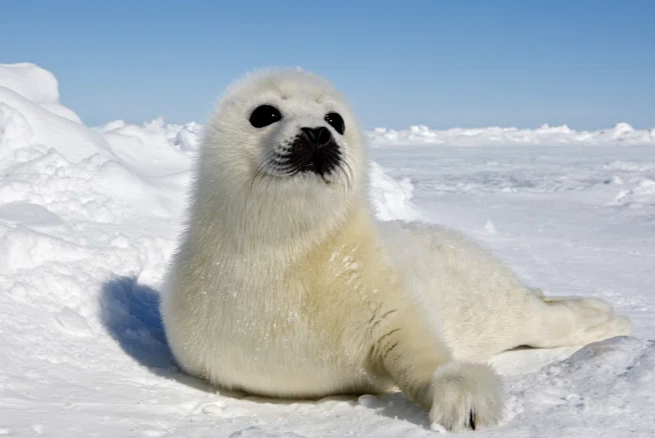
#> input picture M6/images/og/seal.png, 1310 x 876 px (shown at 1/2 size)
$ jupyter execute module-6-asssignment-2.ipynb
#> lines starting #> are read from the running program, lines starting #| are printed output that depends on the picture
# 1. Least Significant Bit
---------------
Write a program that implements the least significant bit (LBS) algorithm to encode a text based message into an image file.

Keep the following requirements in mind:

- Limit your solution to PNG formatted images
- Begin to encode the text at the first pixel
- Check that you image contains enough bytes to encode the data
- Factor your code to run as both a standalone program and a module

Provide an example of using your code in a Jupyter notebook that shows the original image, the encoded image, and the extracted message. Please include the images required to run in in the directory.

Post an image with an hidden message to #showcase. Do not encrypt the message.

### Solution

Goal: Encode a text message into a PNG image by hiding each bit of the text in the least significant bits (LSB) of the image's pixel values.

#### Code:
- **Encoding**: Message converted to binary (8-bit ASCII binary for each character). The significant bit of each pixel component is modified to match these bits.
- **Decoding**: The least significant bits from each component is read and the original message is reconstructed.
- **Termination**: Adds a null byte ('00000000') at the end of the encoded message as a terminator.

[cell 1]
import numpy as np
from PIL import Image
import matplotlib.pyplot as plt


class LSBEncoder:
    def __init__(self, image_path):
#> called with image_path = 'images/og/seal.png'
        self.image = Image.open(image_path)
#> self.image is the input picture: PIL image 1310x876 RGBA; mean R, G, B, A 174.8, 183.9, 189.9, 255
        self.pixels = np.array(self.image)
        self.height, self.width, _ = self.pixels.shape
#> self.height = 876; self.width = 1310

    def text_to_bits(self, text):
        '''
        This function converts a string of text into a sequence of binary bits.

        Input:
            text (str): The message to be encoded

        Returns:
            binary_text (str): the text in binary
        '''
        in_bin = [format(ord(c), '08b') for c in text]
        binary_text = ''.join(in_bin)
        return binary_text

    def bits_to_text(self, bits):
        '''
        This function converts a sequence of binary bits back into readable text.

        Input:
            bits (str): The binary bits to be converted back to text.

        Returns:
            text (str): the readable text
        '''
        chars = [chr(int(bits[i:i+8], 2)) for i in range(0, len(bits), 8)] # reads every 8 bits as one char and converts to ASCII
        text = ''.join(chars)
        return text

    def encode(self, text, output_path):
        '''
        This function encodes a given text message into the image’s least significant bits and saves the modified image.

        Inputs:
            text (str): The message to hide within the image.
            output_path (str): The file path where the new encoded image will be saved.

        Returns:
            output_path: encoded image.
        '''
#> called with output_path = 'images/results/encoded_seal.png'
        # Convert the text to binary bits.
        bits = self.text_to_bits(text) + '00000000'  # Add a null byte as a terminator
        required_pixels = len(bits) + 1

        # Check if there’s enough space in the image to store the message.
        if required_pixels > self.width * self.height * 3:
            raise ValueError("Image does not contain enough bytes to encode the data.")

        flat_pixels = self.pixels.flatten().astype(np.uint8)  # Ensure uint8 type for each pixel value

        # Encode each bit of the message into the LSB of each pixel.
        for i, bit in enumerate(bits):
            # Cast each pixel as an int to avoid overflow, modify LSB, then cast back to uint8
            pixel_value = int(flat_pixels[i]) & ~1 | int(bit)
            flat_pixels[i] = np.uint8(pixel_value)  # Safely cast back to uint8
#> this loop made 624 passes
#> pixel_value on passes 1 to 3: 102, 149, 200

        encoded_pixels = flat_pixels.reshape(self.pixels.shape)
        encoded_image = Image.fromarray(encoded_pixels.astype('uint8'))
        encoded_image.save(output_path) # Save modified image to output_path.
        return output_path


    def decode(self):
        '''
        This function extracts the hidden text message from the LSBs of the image.

        Returns:
            message (str): The encoded message
        '''
        # Read each pixel’s LSB to reconstruct the hidden binary bits.
        flat_pixels = self.pixels.flatten()
        bits = ''.join([str(flat_pixels[i] & 1) for i in range(self.width * self.height * 3)])

        # Stop reading at a null byte (end of the message)
        null_terminator = bits.find('00000000')
#> null_terminator = 611
        if null_terminator != -1:
            bits = bits[:null_terminator]

        # Converts the binary bits back into readable text
        message = self.bits_to_text(bits)
        return message

### Usage

[cell 2]
# Load the original image

original_image_path = 'images/og/seal.png'
encoded_image_path = 'images/results/encoded_seal.png'

# [6 lines of commented-out code are left out]

message = "Shhh, this is a secret! you are in BIG trouble! But it's ok I forgive you :P "

# Encode the message
encoder = LSBEncoder(original_image_path)
encoder.encode(message, encoded_image_path)

# Decode the message
decoder = LSBEncoder(encoded_image_path)
extracted_message = decoder.decode()

print(f"\nOriginal Message:\n- {message}\n\nExtracted Message:\n- {extracted_message}\n")
#| Original Message:
#| - Shhh, this is a secret! you are in BIG trouble! But it's ok I forgive you :P
#| Extracted Message:
#| - Shhh, this is a secret! you are in BIG trouble! But it's ok I forgive you :P

# Display images and extracted message in the notebook
from IPython.display import display

scale = 0.3

print('Original Image')
og_image = Image.open(original_image_path)
display(og_image.resize(( int(og_image.width * scale), int(og_image.height * scale))))
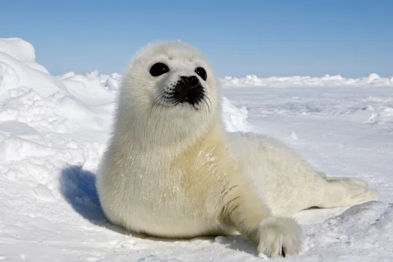
#> shown: PIL image 393x262 RGBA; mean R, G, B, A 174.8, 183.9, 189.9, 255
#> the loop in encode (call 2), `for i, bit in enumerate(bits):` made 448 passes

print('Encoded Image')
enc_image = Image.open(encoded_image_path)
display(enc_image.resize(( int(enc_image.width * scale), int(enc_image.height * scale))))

# 2. Steganalysis
-----------------
Now that we can encode and decode our own messages in a photo using LSB, the question remains, how do we know if an image contains a hidden message. If a steganographical approach is sound, it should not be able to be detected by the human eye. However, by manipulating the image, we should be able to identify some clues that will incite further investigation.

Develop a that employs an "Enchanced LSB" strategy, similar to what is described [here](http://www.guillermito2.net/stegano/tools/index.html) and [here](http://www.guillermito2.net/stegano/inplainview/index.html).  In this approach, all 7 high-level bits are eliminated and set to match the maximum value of the RGB value. That will give some high-intensity colors, making the LSBs of the original image to become very visible. This should allow you to visually identify if there is additional data embedded in your photo.

Provide an example of using your code in a Jupyter notebook that shows the original image, the encoded image, the enhanced LSB image, and the extracted message.

## Q2 Solution:

### "Enhanced LSB" Strategy:
Enhance visibility of any hidden data by eliiminating the high-level bits (leaving only the LSBs visible) and set them to the maximum RGB value.

### Background:
>Information gathered from resources provided:
>
> **Visual Enhancement of LSBs**:
> The articles describe a visual attack where only the least significant bit (LSB) is preserved, and all other bits are removed. This manipulation leaves the LSB values visible by intensifying them, often setting 1 bits to the maximum (255) and 0 bits to zero. This approach creates a high-contrast image where hidden data patterns are more visible.
>
> **Detecting Patterns in Embedded Data**:
> Both articles highlight that patterns in LSBs become noticeable when data is embedded. This is because the altered LSBs tend to form distinguishable, non-random structures compared to natural, random noise.
>
> **Use Cases for Steganalysis**:
> These articles suggest that "visual attacks" can reveal not only the presence of hidden data but also clues about the structure or type of embedded message. The enhanced LSB image can be a quick method to confirm if an image has been modified with hidden information.

### Implementation
For visual enhancement of LSB, the higher bits of each pixel are removed and the remaining LSBs are set to high intensity. This makes hidden data patterns more apparent to the naked eye.

### Step-by-Step Code
- Encode: Embed a sample message into the image using LSB steganography.
- Enhance LSBs: Visualize the LSBs to detect any hidden data.
- Decode: Verify the encoded message by extracting it from the image.

### Explanation of Each Step
- **Encoding**: The LSBEncoder class’s encode method embeds each bit of the message into the LSB of the image’s pixels, starting from the first pixel. After encoding, we save the modified image.

- **Enhancing LSBs**: The EnhancedLSBSteganalysis class’s enhance_lsb method visualizes the LSBs by removing the higher 7 bits and setting the LSBs to the maximum intensity (255) if the bit is 1. This creates a high-contrast image where patterns from the encoded data might appear, revealing any hidden information.

- **Decoding**: The decode method in LSBEncoder reads the LSBs of each pixel, reconstructing the binary sequence until it reaches a null byte (end of the message). This extracted binary sequence is then converted back to the original text.

[cell 3]
class EnhancedLSBSteganalysis:
    def __init__(self, image_path):
        self.image = Image.open(image_path)
        self.pixels = np.array(self.image)

    def enhance_lsb(self):
        # Only keep LSBs
        enhanced_pixels = (self.pixels & 1) * 255 # amplify LSBs
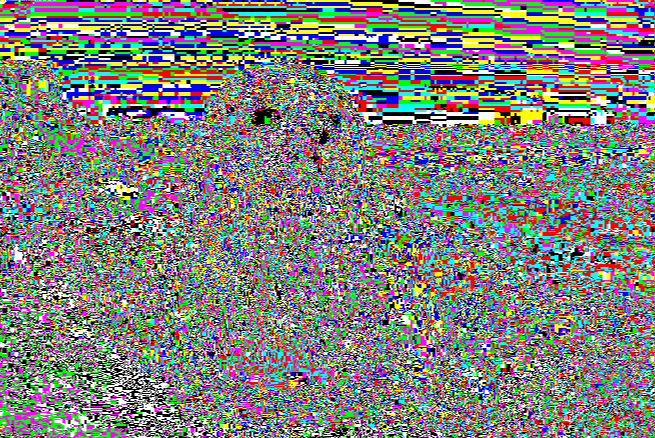
#> enhanced_pixels: shape (876, 1310, 4) (shown at 1/2 size); mean R, G, B, A 127.3, 128, 125.2, 255; transparent parts drawn white
        enhanced_image = Image.fromarray(enhanced_pixels.astype('uint8'))
        return enhanced_image

### Usage

[cell 4]
# Paths for input and output images

original_image_path = 'images/og/seal.png'
encoded_image_path = 'images/results/encoded_seal.png'
enhanced_lsb_image_path = 'images/results/enhanced_lsb_seal.png'

check_lsb_image_path = 'images/results/sanity_lsb_seal.png'

'''
# Alternative images
original_image_path = 'images/og/birkin.png'
encoded_image_path = 'images/results/encoded_birkin.png'
enhanced_lsb_image_path = 'images/results/enhanced_lsb_birkin.png'
'''
check_lsb_image_path = 'images/results/sanity_birkin.png'

# Message to encode
message = "I'm a secret, don't tell anyone plz >_< hush hush hush "

# Encode the message into the image
encoder = LSBEncoder(original_image_path)
encoder.encode(message, encoded_image_path)

# Enhance the LSBs of the encoded image
enhancer = EnhancedLSBSteganalysis(encoded_image_path)
enhanced_lsb_image = enhancer.enhance_lsb()
enhanced_lsb_image.save(enhanced_lsb_image_path)

# Decode the message to verify
decoder = LSBEncoder(encoded_image_path)
extracted_message = decoder.decode()

# missing last character
print(f"\nOriginal Message:\n- {message}\n\nExtracted Message:\n- {extracted_message}\n")
#| Original Message:
#| - I'm a secret, don't tell anyone plz >_< hush hush hush
#| Extracted Message:
#| - I'm a secret, don't tell anyone plz >_< hush hush hush

# Enhance the LSBs of the encoded image
check = EnhancedLSBSteganalysis(original_image_path)
check_lsb_image = check.enhance_lsb()
check_lsb_image.save(check_lsb_image_path)

#### Results Display
- Original Image: Shows the original, unmodified image.
- Encoded Image: Displays the image after embedding the message (should look identical to the original).
- Enhanced LSB Image: Highlights the LSBs, potentially making hidden data patterns visible if present.

[cell 5]
# Display the results
plt.figure(figsize=(12, 4))
#> (this line was passed over: IPython is not available in this run)

# Original Image
plt.subplot(1, 3, 1)
#> (this line was passed over: IPython is not available in this run)
plt.title("Original Image")
#> (this line was passed over: IPython is not available in this run)
plt.imshow(Image.open(original_image_path))
#> (this line was passed over: IPython is not available in this run)
plt.axis('off')
#> (this line was passed over: IPython is not available in this run)

# Encoded Image
plt.subplot(1, 3, 2)
#> (this line was passed over: IPython is not available in this run)
plt.title("Encoded Image with Hidden Message")
#> (this line was passed over: IPython is not available in this run)
